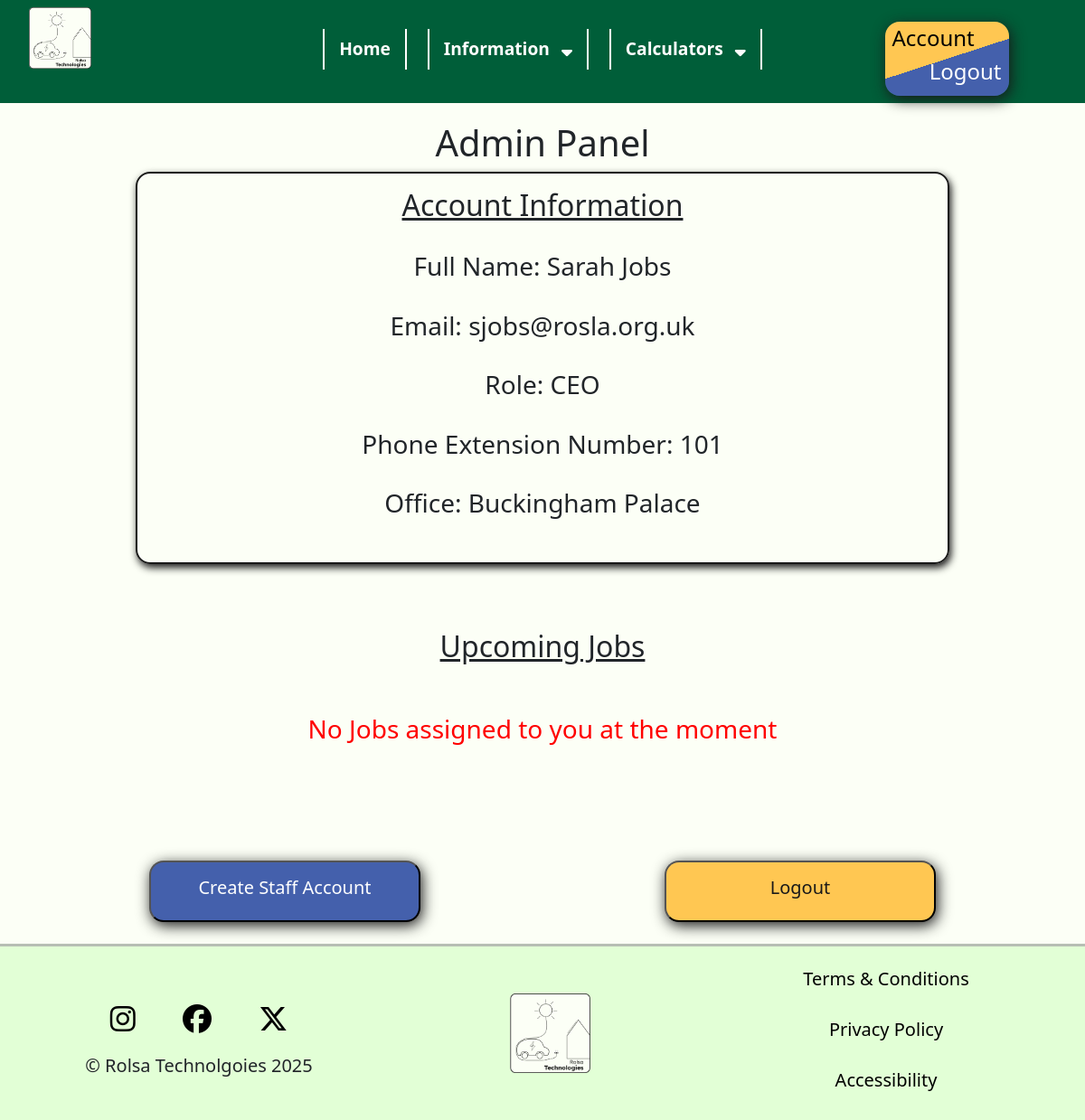
The app's page /admin (signed in) with its own data.
### tables this page shows
CREATE TABLE Staff(
    StaffID INTEGER NOT NULL,
    AccountID INTEGER NOT NULL,
    FullName VARCHAR(255) NOT NULL,
    Role VARCHAR(25) NOT NULL,
    OfficeID INTEGER NOT NULL,
    PhoneExt VARCHAR(3) NOT NULL,
    PRIMARY KEY (StaffID),
    FOREIGN KEY (AccountID) REFERENCES Account(AccountID),
    FOREIGN KEY (OfficeID) REFERENCES Office(OfficeID)
);

CREATE TABLE Account (
    AccountID INTEGER NOT NULL,
    Email BOOLEAN DEFAULT 1,
    Password VARCHAR(255) NOT NULL,
    AccountTypeID INTEGER DEFAULT 1,
    PRIMARY KEY (AccountID),
    FOREIGN KEY (AccountTypeID) REFERENCES AccountType(AccountTypeID)
);

CREATE TABLE Office(
    OfficeID INTEGER NOT NULL,
    OfficeName VARCHAR(50) NOT NULL,
    Address TEXT NOT NULL,
    Postcode VARCHAR(8) NOT NULL,
    PRIMARY KEY (OfficeID)
);

### main.py (the view)
@app.route("/admin")
def admin():
    staff = session.get('type', None)
    account = session.get('account', None)
    if staff == 3:
        AccountInformation = Get.RetrieveAdmins(account)
        UnassignedWork = Get.UnassignedJobs()
        UpcomingWork = Get.UpcomingJobs(account)
        Get.OutstandingReport(account)
        return render_template("admin.html", AccountInformation = AccountInformation, UnassignedWork = UnassignedWork, UpcomingWork = UpcomingWork)
    else:
        return redirect("/account")

### get.py (called while the page is built, shortened)
def RetrieveAdmins(account):
    AccountInformation = {}
    con = sqlite3.connect("RolsaDB.db")
    cursor = con.cursor()
    cursor.execute("SELECT FullName, Email, Role, PhoneExt, OfficeName FROM Account JOIN Staff ON Account.AccountID = Staff.AccountID JOIN Office ON Staff.OfficeID = Office.OfficeID WHERE Email = ?", (account,))
    Admin = cursor.fetchone()
    con.close()
    AccountInformation = {
        'Name': Admin[0],
        'Email': Admin[1],
        'Role': Admin[2],
        'PhoneExt': Admin[3],
        'Office': Admin[4]
    }
    return AccountInformation

def UpcomingJobs(account):
    UpcomingWork = {}
    counter = 0
    con = sqlite3.connect("RolsaDB.db")
    cursor = con.cursor()
    cursor.execute("SELECT AccountID FROM Account WHERE Email = ?", (account,))
    AccountID = cursor.fetchone()
    cursor.execute("SELECT StaffID FROM Staff WHERE AccountID = ?", (AccountID[0],))
    StaffID = cursor.fetchone()
    cursor.execute("SELECT B.BookingID, A.AccountID, Type, ForDateTime, Title FROM StaffSchedule SS JOIN Booking B ON SS.BookingID = B.BookingID JOIN BookingType BT ON B.BookingTypeID = BT.BookingTypeID JOIN Account A ON A.AccountID = B.AccountID JOIN AccountType AT ON A.AccountTypeID = AT.AccountTypeID JOIN BookingReport BR ON B.BookingID = BR.ConsultationID WHERE StaffID = ? AND BR.ReportID IS NULL", (StaffID[0],))
    Upcoming = cursor.fetchall()
    con.close()
    return UpcomingWork

def UnassignedJobs():
    UnassignedWork = {}
    con = sqlite3.connect("RolsaDB.db")
    cursor = con.cursor()
    cursor.execute("SELECT SS.BookingID FROM StaffSchedule SS JOIN Booking B ON SS.BookingID = B.BookingID WHERE StaffID IS NULL AND B.BookingTypeID = 1 AND ForDateTime >= ?", (datetime.now(),))
    Unassigned= cursor.fetchall()
    con.close()
    return UnassignedWork

def OutstandingReport(account):
    Reports = {}
    counter = 0
    con = sqlite3.connect("RolsaDB.db")
    cursor = con.cursor()
    cursor.execute("SELECT AccountID FROM Account WHERE Email = ?", (account,))
    AccountID = cursor.fetchone()
    cursor.execute("SELECT StaffID FROM Staff WHERE AccountID = ?", (AccountID[0],))
    StaffID = cursor.fetchone()
    cursor.execute("SELECT B.BookingID FROM StaffSchedule SS JOIN Booking B ON SS.BookingID = B.BookingID JOIN BookingReport BR ON B.BookingID = BR.ConsultationID WHERE SS.StaffID = ?", (StaffID[0],))
    OnTheScheduleOutstanding = cursor.fetchall()

### templates/admin.html (shortened to what this page needs)
{% extends "base.html" %}
{% block css %}
    <link rel="stylesheet" href="{{ url_for('static', filename='css/admin.css') }}">
{% endblock %}
{% block content %}
    <h1>Admin Panel</h1>
    <div class="infobox">
    <center>
        <h2>Account Information</h2>
        <br>
        <h3>Full Name: {{AccountInformation.Name}}</h3><br>
        <h3>Email:  {{AccountInformation.Email}}</h3><br>
        <h3>Role:  {{AccountInformation.Role}}</h3><br>
        <h3>Phone Extension Number:  {{AccountInformation.PhoneExt}}</h3><br>
        <h3>Office:  {{AccountInformation.Office}}</h3><br>
    </center>
</div><br><br><br>
<h2>Upcoming Jobs</h2>
{% if UpcomingWork %}
{% for counter, job in UpcomingWork.items() %}
<div class="infobox">
  <div class="container text-center">
    <div class="row align-items-center">
      <div class="col">
        <h4>Client:</h4>
        <h6>{{ job.Name }}</h6>
      </div>
      <div class="col">
        <h4>Time:</h4>
        <h6>{{ job.Time }}</h6>
      </div>
      <div class="col">
        <h4>Date:</h4>
        <h6>{{ job.Date }}</h6>
      </div>
      <div class="col">
        <h4>Address:</h4>
        <h6>{{ job.Address }}</h6>
      </div>
      <div class="col">
        <h4>Type:</h4>
        <h6>{{ job.Type }}</h6>
      </div>
      <br>
      <br>
    </div>
</div>
<br><br>
<div class="container text-center">
  <div class="row align-items-center">
    <div class="col">
      <button id="YellowButton" onclick="window.location.href='/write_report{{ job.BookingID }}'"><strong>Write Report</strong></button>
    </div>
    <div class="col">
      <button id="BlueButton" onclick="window.location.href='/UnassignConsultation{{ job.BookingID }}'">Unassign From Me</a>
    </div>
  </div>
</div>
</div>
<br>
{% endfor %}
{% else %}
<br><br>
<h3 style="text-align: center; color: red;">No Jobs assigned to you at the moment</h3>
{% endif %}
<br><br><br>
<br><br>
<div class="container text-center">
    <div class="row align-items-center">
        <div class="col">
            <button id="BlueButton" onclick="window.location.href='{{ url_for('CreateAdmin')}}'"><h5>Create Staff Account</h5></button>
        </div>
        <div class="col">
            <button id="YellowButton" onclick="window.location.href='/logout'"><h5>Logout</h5></button>
        </div>
    </div>
</div>
<br>
{% endblock %}

### static/css/general.css (style rules this page uses)
body { font-family: "Lexend", sans-serif; margin: 0; padding: 0; background-color: #FCFFF6 !important; color: #191919; }
h1 { text-align: center; margin-bottom: 1.5vh; }
h2 { text-align: center; text-decoration: underline; margin-top: 2vh; margin-bottom: 1vh; }
#BlueButton { background-color: #4460AC; color: white; padding: 2vh 4vh; border-radius: 2vh; min-width: 300px; max-width: 95%; box-shadow: 0.25vh 0.5vh 2vh #191919; transition: 0.25s; }
#YellowButton { background-color: #FFC752; color: #191919; padding: 2vh 4vh; border-radius: 2vh; min-width: 300px; max-width: 95%; box-shadow: 0.25vh 0.5vh 2vh #191919; transition: 0.25s; }

### static/css/admin.css (style rules this page uses)
.infobox { width: 75%; margin-left: auto; margin-right: auto; padding: 2vh; border: 2px solid #191919; border-radius: 2vh; box-shadow: 0.25vh 0.5vh 1vh #191919; }

### records on screen
Staff: Name "Sarah Jobs", Role "CEO", PhoneExt "101"
Account: Email "sjobs@rosla.org.uk"
Office: Office "Buckingham Palace"
